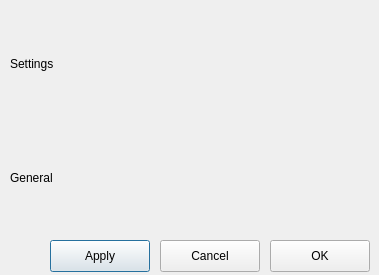
<?xml version="1.0" encoding="UTF-8"?>
<ui version="4.0">
 <class>SettingsWindow</class>
 <widget class="QDialog" name="SettingsWindow">
  <property name="geometry">
   <rect>
    <x>0</x>
    <y>0</y>
    <width>379</width>
    <height>275</height>
   </rect>
  </property>
  <property name="windowTitle">
   <string>Dialog</string>
  </property>
  <widget class="QPushButton" name="pushButton">
   <property name="geometry">
    <rect>
     <x>50</x>
     <y>240</y>
     <width>100</width>
     <height>32</height>
    </rect>
   </property>
   <property name="text">
    <string>Apply</string>
   </property>
  </widget>
  <widget class="QPushButton" name="pushButton_2">
   <property name="geometry">
    <rect>
     <x>160</x>
     <y>240</y>
     <width>100</width>
     <height>32</height>
    </rect>
   </property>
   <property name="text">
    <string>Cancel</string>
   </property>
  </widget>
  <widget class="QPushButton" name="pushButton_3">
   <property name="geometry">
    <rect>
     <x>270</x>
     <y>240</y>
     <width>100</width>
     <height>32</height>
    </rect>
   </property>
   <property name="text">
    <string>OK</string>
   </property>
  </widget>
  <widget class="QWidget" name="horizontalLayoutWidget">
   <property name="geometry">
    <rect>
     <x>10</x>
     <y>10</y>
     <width>361</width>
     <height>221</height>
    </rect>
   </property>
   <layout class="QHBoxLayout" name="horizontalLayout">
    <item>
     <layout class="QVBoxLayout" name="verticalLayout">
      <item>
       <widget class="QLabel" name="label">
        <property name="text">
         <string>Settings</string>
        </property>
       </widget>
      </item>
      <item>
       <widget class="QLabel" name="label_2">
        <property name="text">
         <string>General</string>
        </property>
       </widget>
      </item>
     </layout>
    </item>
    <item>
     <layout class="QVBoxLayout" name="verticalLayout_2"/>
    </item>
   </layout>
  </widget>
 </widget>
 <resources/>
 <connections/>
</ui>
